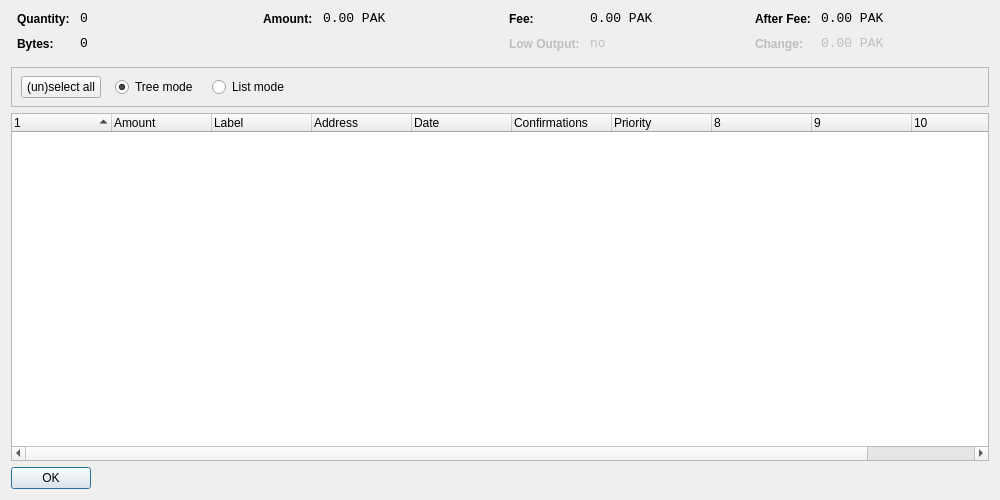
<?xml version="1.0" encoding="UTF-8"?>
<ui version="4.0">
 <class>CoinControlDialog</class>
 <widget class="QDialog" name="CoinControlDialog">
  <property name="geometry">
   <rect>
    <x>0</x>
    <y>0</y>
    <width>1000</width>
    <height>500</height>
   </rect>
  </property>
  <property name="windowTitle">
   <string>Coin Control</string>
  </property>
  <layout class="QVBoxLayout" name="verticalLayout">
   <item>
    <layout class="QHBoxLayout" name="horizontalLayoutTop" stretch="0,0,0,0">
     <property name="topMargin">
      <number>0</number>
     </property>
     <property name="bottomMargin">
      <number>10</number>
     </property>
     <item>
      <layout class="QFormLayout" name="formLayoutCoinControl1">
       <property name="horizontalSpacing">
        <number>10</number>
       </property>
       <property name="verticalSpacing">
        <number>10</number>
       </property>
       <property name="leftMargin">
        <number>6</number>
       </property>
       <property name="rightMargin">
        <number>6</number>
       </property>
       <item row="0" column="0">
        <widget class="QLabel" name="labelCoinControlQuantityText">
         <property name="styleSheet">
          <string notr="true">font-weight:bold;</string>
         </property>
         <property name="text">
          <string>Quantity:</string>
         </property>
        </widget>
       </item>
       <item row="0" column="1">
        <widget class="QLabel" name="labelCoinControlQuantity">
         <property name="font">
          <font>
           <family>Monospace</family>
           <pointsize>10</pointsize>
          </font>
         </property>
         <property name="cursor">
          <cursorShape>IBeamCursor</cursorShape>
         </property>
         <property name="contextMenuPolicy">
          <enum>Qt::ActionsContextMenu</enum>
         </property>
         <property name="text">
          <string notr="true">0</string>
         </property>
         <property name="textInteractionFlags">
          <set>Qt::LinksAccessibleByMouse|Qt::TextSelectableByKeyboard|Qt::TextSelectableByMouse</set>
         </property>
        </widget>
       </item>
       <item row="1" column="0">
        <widget class="QLabel" name="labelCoinControlBytesText">
         <property name="styleSheet">
          <string notr="true">font-weight:bold;</string>
         </property>
         <property name="text">
          <string>Bytes:</string>
         </property>
        </widget>
       </item>
       <item row="1" column="1">
        <widget class="QLabel" name="labelCoinControlBytes">
         <property name="font">
          <font>
           <family>Monospace</family>
           <pointsize>10</pointsize>
          </font>
         </property>
         <property name="cursor">
          <cursorShape>IBeamCursor</cursorShape>
         </property>
         <property name="contextMenuPolicy">
          <enum>Qt::ActionsContextMenu</enum>
         </property>
         <property name="text">
          <string notr="true">0</string>
         </property>
         <property name="textInteractionFlags">
          <set>Qt::LinksAccessibleByMouse|Qt::TextSelectableByKeyboard|Qt::TextSelectableByMouse</set>
         </property>
        </widget>
       </item>
      </layout>
     </item>
     <item>
      <layout class="QFormLayout" name="formLayoutCoinControl2">
       <property name="horizontalSpacing">
        <number>10</number>
       </property>
       <property name="verticalSpacing">
        <number>10</number>
       </property>
       <property name="leftMargin">
        <number>6</number>
       </property>
       <property name="rightMargin">
        <number>6</number>
       </property>
       <item row="0" column="0">
        <widget class="QLabel" name="labelCoinControlAmountText">
         <property name="styleSheet">
          <string notr="true">font-weight:bold;</string>
         </property>
         <property name="text">
          <string>Amount:</string>
         </property>
        </widget>
       </item>
       <item row="0" column="1">
        <widget class="QLabel" name="labelCoinControlAmount">
         <property name="font">
          <font>
           <family>Monospace</family>
           <pointsize>10</pointsize>
          </font>
         </property>
         <property name="cursor">
          <cursorShape>IBeamCursor</cursorShape>
         </property>
         <property name="contextMenuPolicy">
          <enum>Qt::ActionsContextMenu</enum>
         </property>
         <property name="text">
          <string notr="true">0.00 PAK</string>
         </property>
         <property name="textInteractionFlags">
          <set>Qt::LinksAccessibleByMouse|Qt::TextSelectableByKeyboard|Qt::TextSelectableByMouse</set>
         </property>
        </widget>
       </item>
      </layout>
     </item>
     <item>
      <layout class="QFormLayout" name="formLayoutCoinControl3">
       <property name="horizontalSpacing">
        <number>10</number>
       </property>
       <property name="verticalSpacing">
        <number>10</number>
       </property>
       <property name="leftMargin">
        <number>6</number>
       </property>
       <property name="rightMargin">
        <number>6</number>
       </property>
       <item row="0" column="0">
        <widget class="QLabel" name="labelCoinControlFeeText">
         <property name="styleSheet">
          <string notr="true">font-weight:bold;</string>
         </property>
         <property name="text">
          <string>Fee:</string>
         </property>
        </widget>
       </item>
       <item row="0" column="1">
        <widget class="QLabel" name="labelCoinControlFee">
         <property name="font">
          <font>
           <family>Monospace</family>
           <pointsize>10</pointsize>
          </font>
         </property>
         <property name="cursor">
          <cursorShape>IBeamCursor</cursorShape>
         </property>
         <property name="contextMenuPolicy">
          <enum>Qt::ActionsContextMenu</enum>
         </property>
         <property name="text">
          <string notr="true">0.00 PAK</string>
         </property>
         <property name="textInteractionFlags">
          <set>Qt::LinksAccessibleByMouse|Qt::TextSelectableByKeyboard|Qt::TextSelectableByMouse</set>
         </property>
        </widget>
       </item>
       <item row="1" column="0">
        <widget class="QLabel" name="labelCoinControlLowOutputText">
         <property name="enabled">
          <bool>false</bool>
         </property>
         <property name="styleSheet">
          <string notr="true">font-weight:bold;</string>
         </property>
         <property name="text">
          <string>Low Output:</string>
         </property>
        </widget>
       </item>
       <item row="1" column="1">
        <widget class="QLabel" name="labelCoinControlLowOutput">
         <property name="enabled">
          <bool>false</bool>
         </property>
         <property name="font">
          <font>
           <family>Monospace</family>
           <pointsize>10</pointsize>
          </font>
         </property>
         <property name="cursor">
          <cursorShape>IBeamCursor</cursorShape>
         </property>
         <property name="contextMenuPolicy">
          <enum>Qt::ActionsContextMenu</enum>
         </property>
         <property name="text">
          <string notr="true">no</string>
         </property>
         <property name="textInteractionFlags">
          <set>Qt::LinksAccessibleByMouse|Qt::TextSelectableByKeyboard|Qt::TextSelectableByMouse</set>
         </property>
        </widget>
       </item>
      </layout>
     </item>
     <item>
      <layout class="QFormLayout" name="formLayoutCoinControl4">
       <property name="horizontalSpacing">
        <number>10</number>
       </property>
       <property name="verticalSpacing">
        <number>10</number>
       </property>
       <property name="leftMargin">
        <number>6</number>
       </property>
       <property name="rightMargin">
        <number>6</number>
       </property>
       <item row="0" column="0">
        <widget class="QLabel" name="labelCoinControlAfterFeeText">
         <property name="styleSheet">
          <string notr="true">font-weight:bold;</string>
         </property>
         <property name="text">
          <string>After Fee:</string>
         </property>
        </widget>
       </item>
       <item row="0" column="1">
        <widget class="QLabel" name="labelCoinControlAfterFee">
         <property name="font">
          <font>
           <family>Monospace</family>
           <pointsize>10</pointsize>
          </font>
         </property>
         <property name="cursor">
          <cursorShape>IBeamCursor</cursorShape>
         </property>
         <property name="contextMenuPolicy">
          <enum>Qt::ActionsContextMenu</enum>
         </property>
         <property name="text">
          <string notr="true">0.00 PAK</string>
         </property>
         <property name="textInteractionFlags">
          <set>Qt::LinksAccessibleByMouse|Qt::TextSelectableByKeyboard|Qt::TextSelectableByMouse</set>
         </property>
        </widget>
       </item>
       <item row="1" column="0">
        <widget class="QLabel" name="labelCoinControlChangeText">
         <property name="enabled">
          <bool>false</bool>
         </property>
         <property name="styleSheet">
          <string notr="true">font-weight:bold;</string>
         </property>
         <property name="text">
          <string>Change:</string>
         </property>
        </widget>
       </item>
       <item row="1" column="1">
        <widget class="QLabel" name="labelCoinControlChange">
         <property name="enabled">
          <bool>false</bool>
         </property>
         <property name="font">
          <font>
           <family>Monospace</family>
           <pointsize>10</pointsize>
          </font>
         </property>
         <property name="cursor">
          <cursorShape>IBeamCursor</cursorShape>
         </property>
         <property name="contextMenuPolicy">
          <enum>Qt::ActionsContextMenu</enum>
         </property>
         <property name="text">
          <string notr="true">0.00 PAK</string>
         </property>
         <property name="textInteractionFlags">
          <set>Qt::LinksAccessibleByMouse|Qt::TextSelectableByKeyboard|Qt::TextSelectableByMouse</set>
         </property>
        </widget>
       </item>
      </layout>
     </item>
    </layout>
   </item>
   <item>
    <widget class="QFrame" name="frame">
     <property name="minimumSize">
      <size>
       <width>0</width>
       <height>40</height>
      </size>
     </property>
     <property name="frameShape">
      <enum>QFrame::StyledPanel</enum>
     </property>
     <property name="frameShadow">
      <enum>QFrame::Sunken</enum>
     </property>
     <widget class="QWidget" name="horizontalLayoutWidget">
      <property name="geometry">
       <rect>
        <x>10</x>
        <y>0</y>
        <width>781</width>
        <height>41</height>
       </rect>
      </property>
      <layout class="QHBoxLayout" name="horizontalLayoutPanel" stretch="0,0,0,0,0">
       <property name="spacing">
        <number>14</number>
       </property>
       <item>
        <widget class="QPushButton" name="pushButtonSelectAll">
         <property name="sizePolicy">
          <sizepolicy hsizetype="Maximum" vsizetype="Fixed">
           <horstretch>0</horstretch>
           <verstretch>0</verstretch>
          </sizepolicy>
         </property>
         <property name="text">
          <string>(un)select all</string>
         </property>
        </widget>
       </item>
       <item>
        <widget class="QRadioButton" name="radioTreeMode">
         <property name="sizePolicy">
          <sizepolicy hsizetype="Maximum" vsizetype="Fixed">
           <horstretch>0</horstretch>
           <verstretch>0</verstretch>
          </sizepolicy>
         </property>
         <property name="text">
          <string>Tree mode</string>
         </property>
         <property name="checked">
          <bool>true</bool>
         </property>
        </widget>
       </item>
       <item>
        <widget class="QRadioButton" name="radioListMode">
         <property name="sizePolicy">
          <sizepolicy hsizetype="Maximum" vsizetype="Fixed">
           <horstretch>0</horstretch>
           <verstretch>0</verstretch>
          </sizepolicy>
         </property>
         <property name="text">
          <string>List mode</string>
         </property>
        </widget>
       </item>
       <item>
        <spacer name="horizontalSpacer">
         <property name="orientation">
          <enum>Qt::Horizontal</enum>
         </property>
         <property name="sizeHint" stdset="0">
          <size>
           <width>40</width>
           <height>20</height>
          </size>
         </property>
        </spacer>
       </item>
      </layout>
     </widget>
    </widget>
   </item>
   <item>
    <widget class="CoinControlTreeWidget" name="treeWidget">
     <property name="contextMenuPolicy">
      <enum>Qt::CustomContextMenu</enum>
     </property>
     <property name="sortingEnabled">
      <bool>false</bool>
     </property>
     <property name="columnCount">
      <number>11</number>
     </property>
     <attribute name="headerShowSortIndicator" stdset="0">
      <bool>true</bool>
     </attribute>
     <attribute name="headerStretchLastSection">
      <bool>false</bool>
     </attribute>
     <column>
      <property name="text">
       <string/>
      </property>
     </column>
     <column>
      <property name="text">
       <string>Amount</string>
      </property>
     </column>
     <column>
      <property name="text">
       <string>Label</string>
      </property>
     </column>
     <column>
      <property name="text">
       <string>Address</string>
      </property>
     </column>
     <column>
      <property name="text">
       <string>Date</string>
      </property>
     </column>
     <column>
      <property name="text">
       <string>Confirmations</string>
      </property>
      <property name="toolTip">
       <string>Confirmed</string>
      </property>
     </column>
     <column>
      <property name="text">
       <string>Priority</string>
      </property>
     </column>
     <column>
      <property name="text">
       <string/>
      </property>
     </column>
     <column>
      <property name="text">
       <string/>
      </property>
     </column>
     <column>
      <property name="text">
       <string/>
      </property>
     </column>
     <column>
      <property name="text">
       <string/>
      </property>
     </column>
    </widget>
   </item>
   <item>
    <widget class="QDialogButtonBox" name="buttonBox">
     <property name="sizePolicy">
      <sizepolicy hsizetype="Maximum" vsizetype="Fixed">
       <horstretch>0</horstretch>
       <verstretch>0</verstretch>
      </sizepolicy>
     </property>
     <property name="orientation">
      <enum>Qt::Horizontal</enum>
     </property>
     <property name="standardButtons">
      <set>QDialogButtonBox::Ok</set>
     </property>
    </widget>
   </item>
  </layout>
 </widget>
 <customwidgets>
  <customwidget>
   <class>CoinControlTreeWidget</class>
   <extends>QTreeWidget</extends>
   <header>coincontroltreewidget.h</header>
  </customwidget>
 </customwidgets>
 <resources/>
 <connections/>
</ui>
